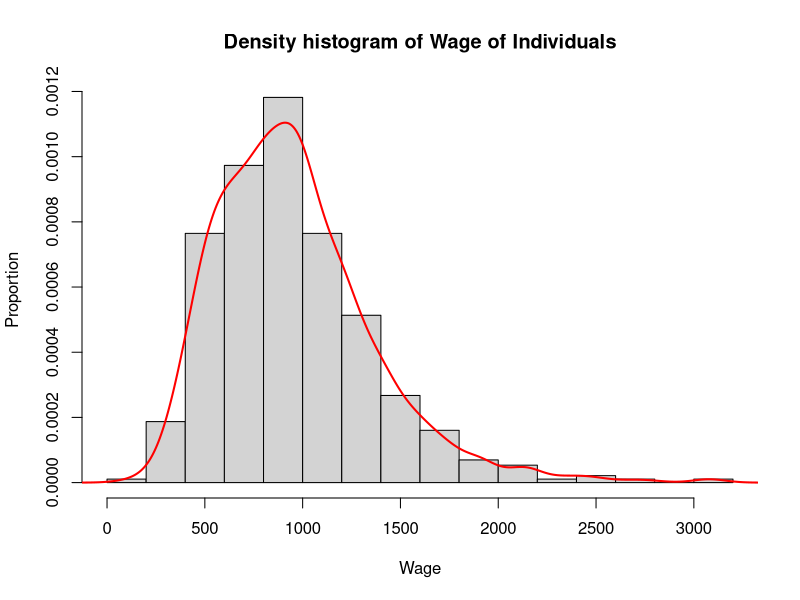
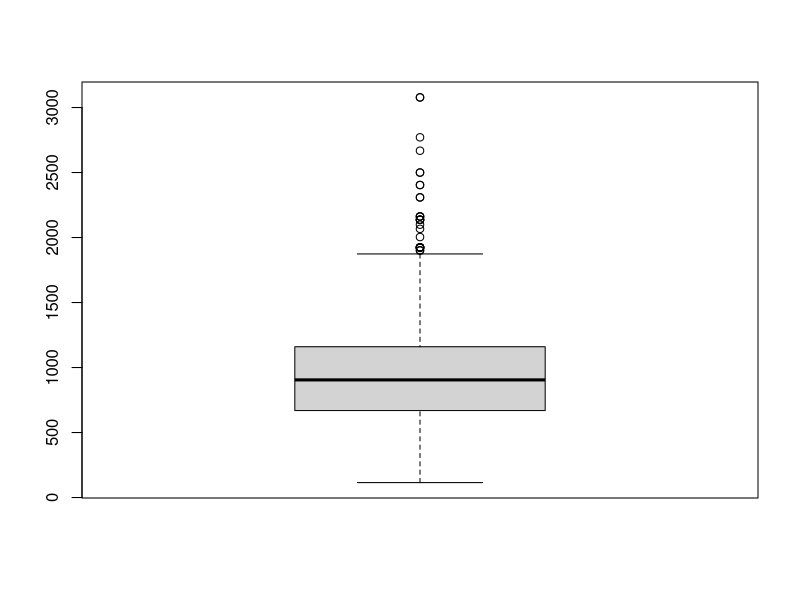
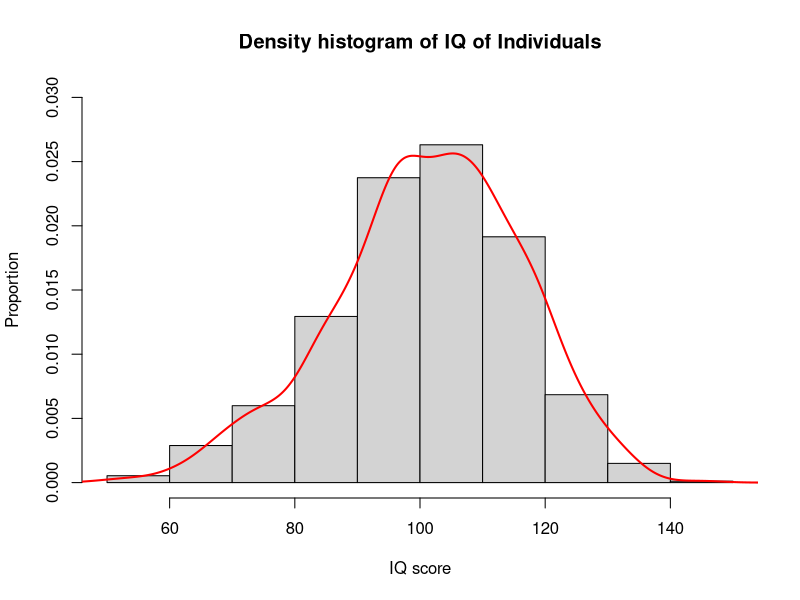
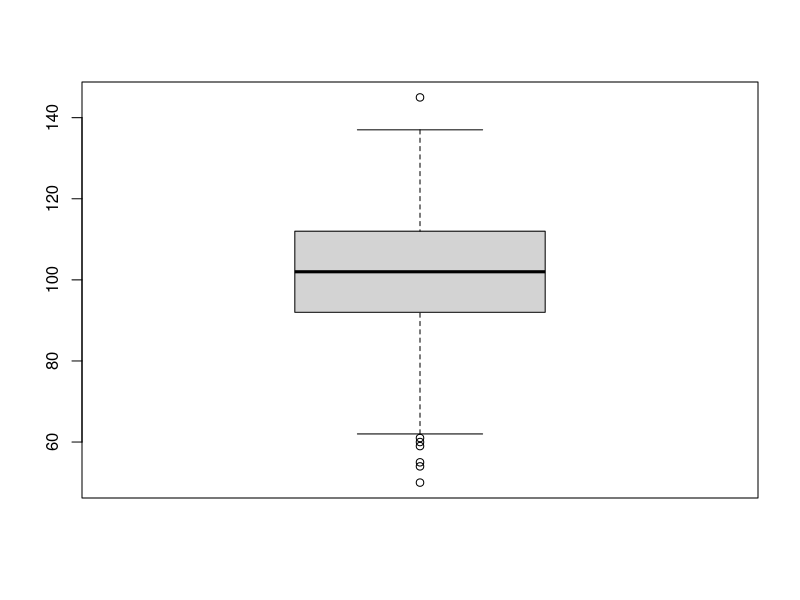
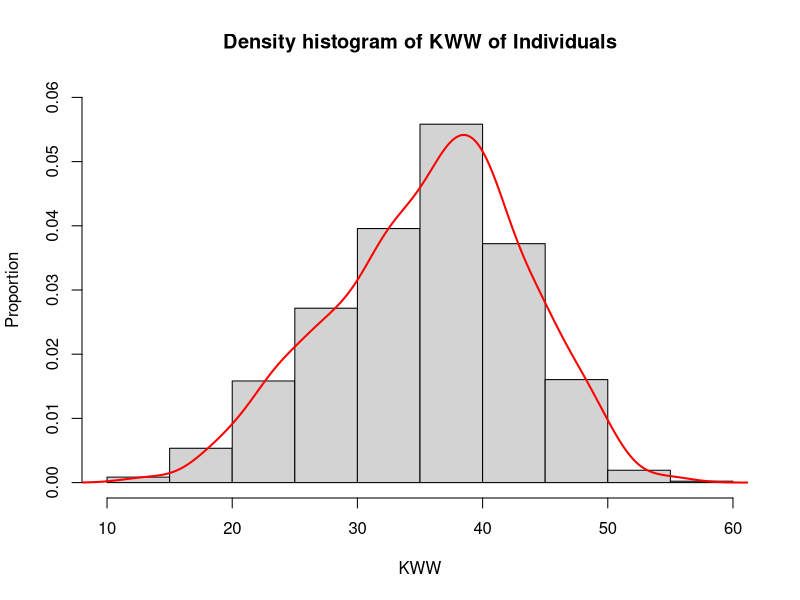
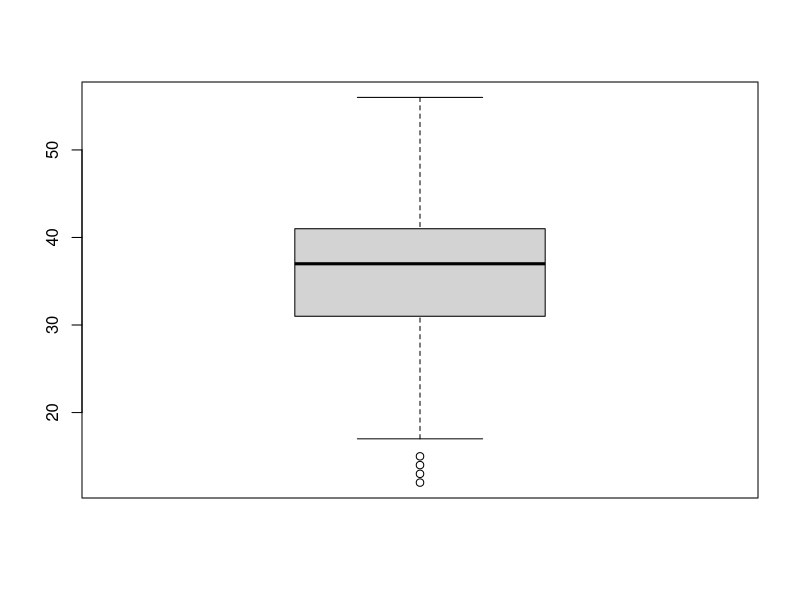
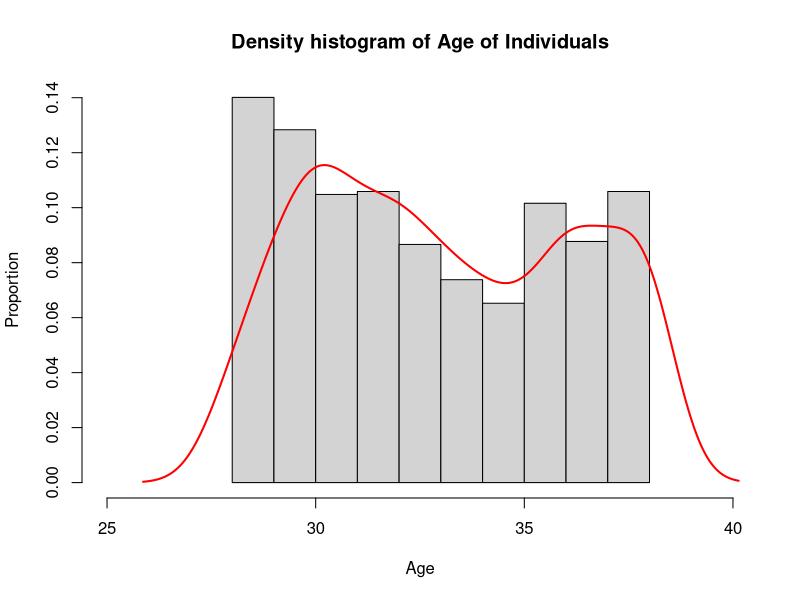
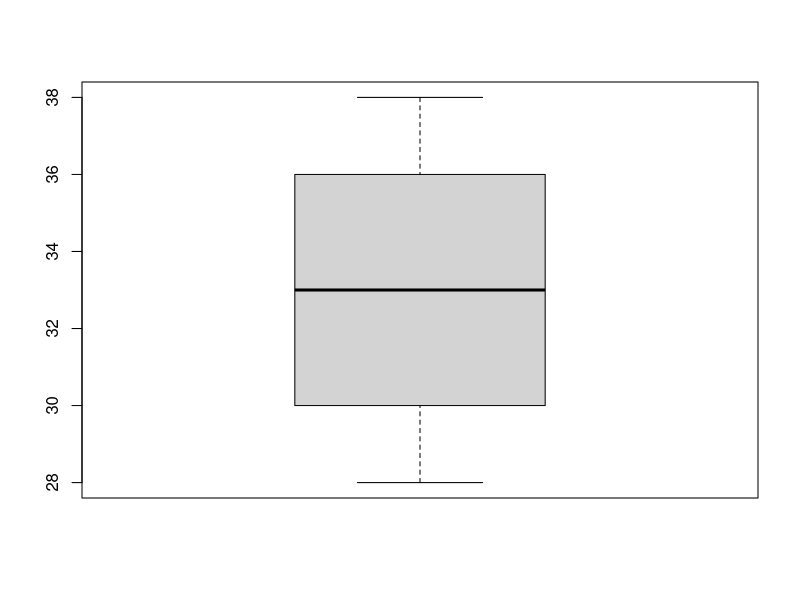

Generate these figures, in order, with R:
# Title     : TODO
# Objective : TODO
# Created by: dlqkhang8
# Created on: 12/5/20

library(readxl)
wage_data <- read_excel('wage1.xls')

wage_summary <- summary(wage_data)
wage_sd <- sd(wage_data$wage)
IQ_sd <- sd(wage_data$IQ)
KWW_sd <- sd(wage_data$KWW)
age_sd <- sd(wage_data$age)
black_sd <- sd(wage_data$black)
south_sd <- sd(wage_data$south)
urban_sd <- sd(wage_data$urban)

wage_summary <- rbind(wage_summary, c(
  paste("Sd Var", toString(round(wage_sd, digits = 3)), sep = " :"),
  paste("Sd Var", toString(round(IQ_sd, digits = 3)), sep = " :"),
  paste("Sd Var", toString(round(KWW_sd, digits = 3)), sep = " :"),
  paste("Sd Var", toString(round(age_sd, digits = 3)), sep = " :"),
  paste("Sd Var", toString(round(black_sd, digits = 3)), sep = " :"),
  paste("Sd Var", toString(round(south_sd, digits = 3)), sep = " :"),
  paste("Sd Var", toString(round(urban_sd, digits = 3)), sep = " :")))
wage_summary

hist(wage_data$wage, main = "Density histogram of Wage of Individuals",
     ylab = "Proportion",
     xlab = "Wage",
     probability = TRUE)

lines(density(wage_data$wage), lwd = 2, col = "red")

boxplot(wage_data$wage)

hist(wage_data$IQ, main = "Density histogram of IQ of Individuals",
     ylab = "Proportion",
     xlab = "IQ score",
     probability = TRUE,
     ylim = c(0, 0.03))

lines(density(wage_data$IQ), lwd = 2, col = "red")

boxplot(wage_data$IQ)

hist(wage_data$KWW, main = "Density histogram of KWW of Individuals",
     ylab = "Proportion",
     xlab = "KWW",
     probability = TRUE,
     ylim = c(0, 0.06))

lines(density(wage_data$KWW), lwd = 2, col = "red")

boxplot(wage_data$KWW)

hist(wage_data$age, main = "Density histogram of Age of Individuals",
     ylab = "Proportion",
     xlab = "Age",
     probability = TRUE,
     xlim = c(25, 40))

lines(density(wage_data$age), lwd = 2, col = "red")

boxplot(wage_data$age)

black_propotion <- round(sum(wage_data$black) / length(wage_data$black), 3)
black_label <- paste("Black: ", toString(black_propotion))
not_black_label <- paste("Not Black: ", toString(1 - black_propotion))
title_black <- paste("Propotion of Black people of the sample with n = ",
                     toString(length(wage_data$black)))
pie(table(wage_data$black),
    labels = c(not_black_label, black_label),
    main = title_black)

south_propotion <- round(sum(wage_data$south) / length(wage_data$south), 3)
south_label <- paste("Southerner: ", toString(south_propotion))
not_south_label <- paste("Not Southerner: ", toString(1 - south_propotion))
title_south <- paste("Proporion of the Southerner of the sample with n = ", toString(length(wage_data$south)))

pie(table(wage_data$south),
    labels = c(not_south_label, south_label),
    main = title_south)

urban_propotion <- round(sum(wage_data$urban) / length(wage_data$urban), 3)
urban_label <- paste("Urban Inhabitant: ", toString(urban_propotion))
not_urban_label <- paste("Not Urban inhabitant: ", toString(1 - urban_propotion))
title_urban <- paste("Proporion of Ihe urban inhabitants of the sample with n = ", toString(length(wage_data$urban)))

pie(table(wage_data$urban),
    labels = c(not_urban_label, urban_label),
    main = title_urban)

plot(wage_data$wage, wage_data$urban)

t.test(wage_data$wage, mu = 900)
t.test(wage_data$IQ, mu = 100)
t.test(wage_data$KWW, mu = 38)
t.test(wage_data$age, mu = 32)

cor.test(wage_data$wage, wage_data$IQ)
cor.test(wage_data$wage, wage_data$KWW)
cor.test(wage_data$wage, wage_data$age)

cor.test(wage_data$wage, wage_data$black)
cor.test(wage_data$wage, wage_data$south)
cor.test(wage_data$wage, wage_data$urban)

library(purrr)

training_data <- head(wage_data, round(0.8 * length(wage_data$wage)))
test_data <- tail(wage_data, length(wage_data) - round(0.8 * length(wage_data$wage)))

wage_outlier_index <- min(boxplot(wage_data$wage, plot = FALSE)$out)
iq_outliers <- boxplot(wage_data$IQ, plot = FALSE)$out
kkw_outlier_index <- max(boxplot(wage_data$KWW, plot = FALSE)$out)

filtered_wage <- wage_data %>%
  pmap(function(wage, IQ, KWW, age, black, south, urban) {
    c(wage, IQ, KWW, age, black, south, urban)
  }) %>%
  discard(function(row) { row[1] > wage_outlier_index }) %>%
  discard(function(row) { has_element(iq_outliers, row[2]) }) %>%
  discard(function(row) { row[3] < kkw_outlier_index })

filtered_wage <- t(as.data.frame(filtered_wage))
colnames(filtered_wage) <- c("wage", "IQ", "KWW", "age", "black", "south", "urban")
filtered_wage <- as.data.frame(filtered_wage)

wage_model <- lm(wage ~ KWW + IQ + age, data = filtered_wage)
qqnorm(wage_model$residuals)
qqline(wage_model$residuals)
shapiro.test(wage_model$residuals)

model_summary <- summary(wage_model)

predicted_data <- predict(wage_model, test_data)
actuals_preds <- data.frame(cbind(actuals = test_data$wage, predicteds = predicted_data))

min_max_accuracy <- mean(apply(actuals_preds, 1, min) / apply(actuals_preds, 1, max))

mape <- mean(abs((actuals_preds$predicteds - actuals_preds$actuals)) / actuals_preds$actuals)
